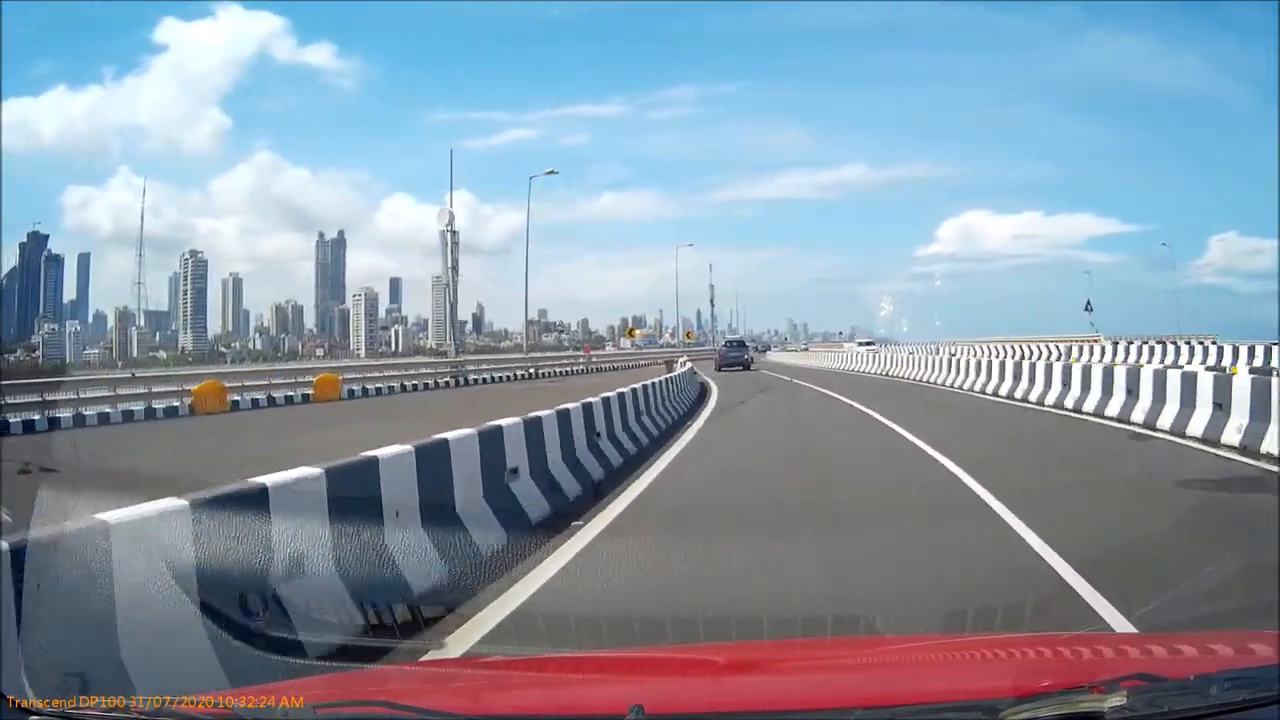
#> input picture frame 13 of new5.mp4, 1280 x 720 px, given in place of new4.mp4, which was not available
$ python lane1.py
#> lines starting #> are read from the running program, lines starting #| are printed output that depends on the picture; after the words box and inside, x2 and y2 are one past the last pixel; in counts of white or black regions, pixels touching at a corner belong together; pictures that were not available may be replaced by others from this repository, and a replacement may not be noted
import cv2
import numpy as np
import matplotlib.pyplot as plt
import math


def canny(image):
    gray = cv2.cvtColor(image, cv2.COLOR_RGB2GRAY)
    blur = cv2.GaussianBlur(gray, (5, 5), 0)
    canny = cv2.Canny(blur, 280, 20)
    return canny


def region_of_interest(image):
    height = 550
    polygons = np.array([
        [(450, 610),
         (1000, height),
         (1330, 610)]
    ])
    mask = np.zeros_like(image)
    cv2.fillPoly(mask, polygons, 255)
    masked_image = cv2.bitwise_and(image, mask)
    return masked_image


def display_lines(image, lines):
    line_image = np.zeros_like(image)
    if lines is not None:
        for line in lines:
            x1, y1, x2, y2 = line.reshape(4)
            cv2.line(line_image, (x1, y1), (x2, y2), (255, 0, 0), 10)

    return line_image


def average_slope_intercept(image, lines):
    left_fit = []
    right_fit = []
    try:
        for line in lines:
            x1, y1, x2, y2 = line.reshape(4)
            parameters = np.polyfit((x1, x2), (y1, y2), 1)
            slope = parameters[0]
            intercept = parameters[1]
            if slope < 0:
                left_fit.append((slope, intercept))
                right_fit.append((0.82578829, -80.48243243))  # 147.48243243
            else:

                right_fit.append((slope, intercept))
                left_fit.append((-6.94968944e-01, 9.01574534e+02))


        left_fit_average = np.average(left_fit, axis=0)
        right_fit_average = np.average(right_fit, axis=0)
        left_line = make_coordinates(image, left_fit_average)
        right_line = make_coordinates(image, right_fit_average)

    finally:
        pass
    return np.array([left_line, right_line])


def make_coordinates(image, line_parameters):
    try:
        slope, intercept = line_parameters
        y1 = image.shape[0]
        y2 = int(y1 * (3 / 5))
        x1 = int((y1 - intercept) / slope)
        x2 = int((y2 - intercept) / slope)
    finally:
        pass
    return np.array([x1, y1, x2, y2])


cap = cv2.VideoCapture('new4.mp4')
while (cap.isOpened()):
    _, frame = cap.read()
#> frame is the input picture: shape (720, 1280, 3); mean B, G, R 166.4, 150.9, 135.5
    canny_image = canny(frame)
#> in canny, `gray = cv2.cvtColor(image, cv2.COLOR_RGB2GRAY)`:
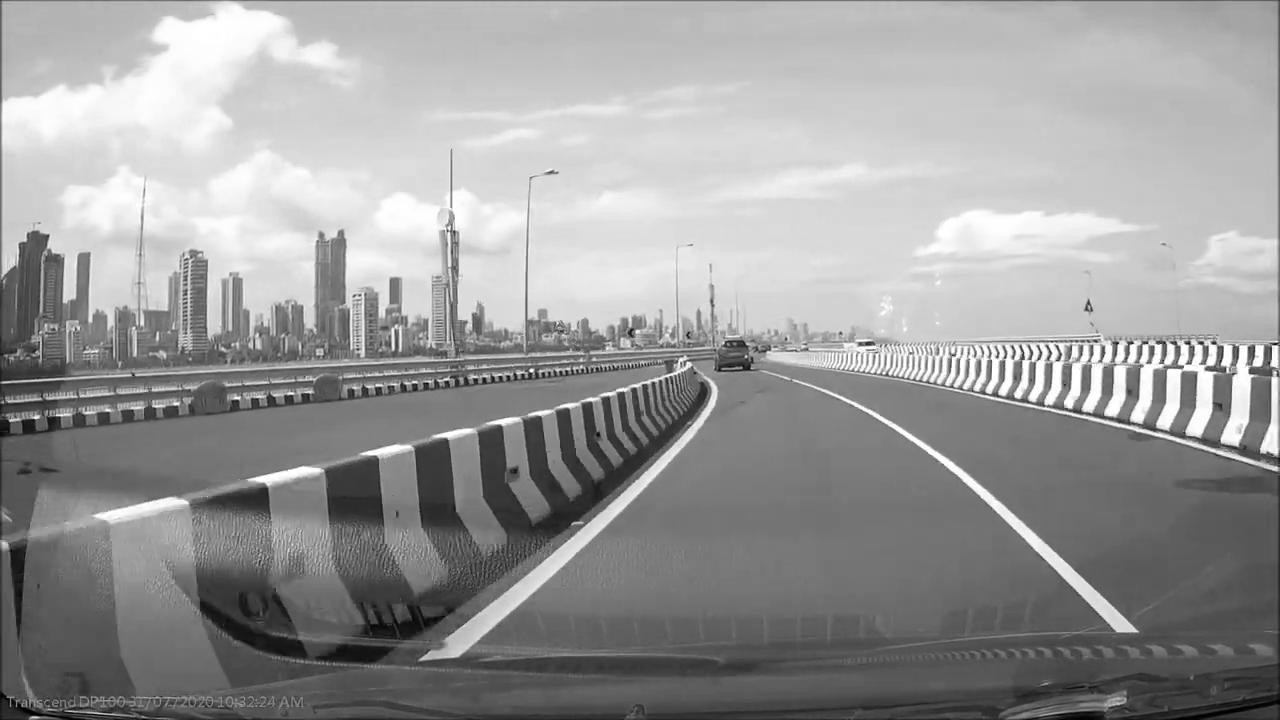
#> gray: shape (720, 1280); min 0, max 255, mean 153.8
#> in canny, `canny = cv2.Canny(blur, 280, 20)`:
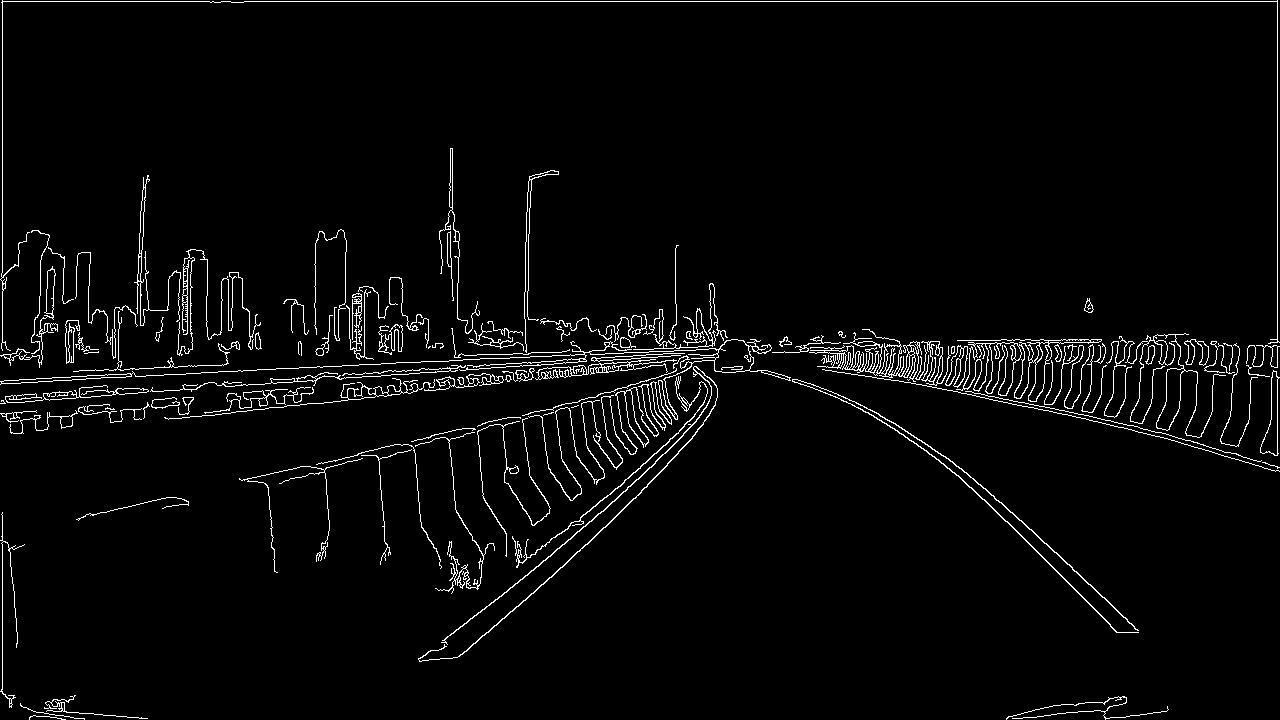
#> canny: shape (720, 1280); 3.2% white in thin lines or dots
    cropped_image = region_of_interest(canny_image)
#> in region_of_interest, `cv2.fillPoly(mask, polygons, 255)`: mask: shape (720, 1280); 2.9% white; 1 white region, box (x1, y1, x2, y2) and area: (450, 550, 1280, 611) 26960
#> in region_of_interest, `masked_image = cv2.bitwise_and(image, mask)`:
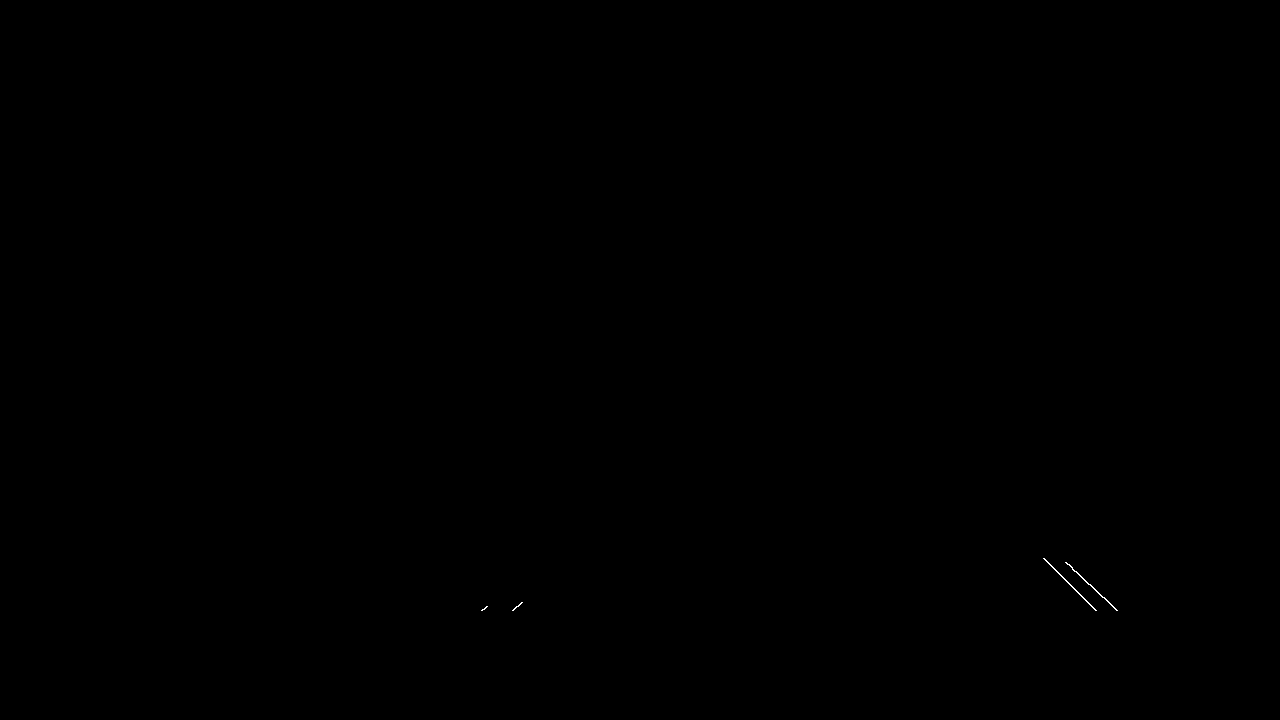
#> masked_image: shape (720, 1280); 0.03% white in thin lines or dots, all inside (x1, y1, x2, y2) = (481, 558, 1118, 611)
    try:
        lines = cv2.HoughLinesP(cropped_image, 3, np.pi / 180, 40, np.array([]), minLineLength=10, maxLineGap=100)
#> lines = [[1065, 579, 1093, 608], [1066, 562, 1116, 610], [1043, 558, 1064, 578]]
        averaged_lines = average_slope_intercept(frame, lines)
#> the loop in average_slope_intercept, `for line in lines:` made 3 passes
#> (x1, y1, x2, y2, slope, intercept) on passes 1 to 3: (1065, 579, 1093, 608, 1.04, -524), (1066, 562, 1116, 610, 0.96, -461.4), (1043, 558, 1064, 578, 0.952, -435.3)
#> after the loop in average_slope_intercept, `for line in lines:`: left_fit = [(-0.695, 901.6), (-0.695, 901.6), (-0.695, 901.6)]; right_fit = [(1.04, -524), (0.96, -461.4), (0.952, -435.3)]
#> in average_slope_intercept, `left_fit_average = np.average(left_fit, axis=0)`: left_fit_average = [-0.695, 901.6]
#> in average_slope_intercept, `right_fit_average = np.average(right_fit, axis=0)`: right_fit_average = [0.983, -473.6]
#> in make_coordinates, `slope, intercept = line_parameters`: slope = -0.695; intercept = 901.6
#> in make_coordinates, `x1 = int((y1 - intercept) / slope)`: x1 = 261
#> in make_coordinates, `x2 = int((y2 - intercept) / slope)`: x2 = 675
#> in average_slope_intercept, `left_line = make_coordinates(image, left_fit_average)`: left_line = [261, 720, 675, 432]
#> in average_slope_intercept, `right_line = make_coordinates(image, right_fit_average)`: right_line = [1214, 720, 921, 432]
#> averaged_lines = [[261, 720, 675, 432], [1214, 720, 921, 432]]
        line_image = display_lines(frame, averaged_lines)
#> the loop in display_lines, `for line in lines:` made 2 passes
        combo_image = cv2.addWeighted(frame, .8, line_image, 1, 1)
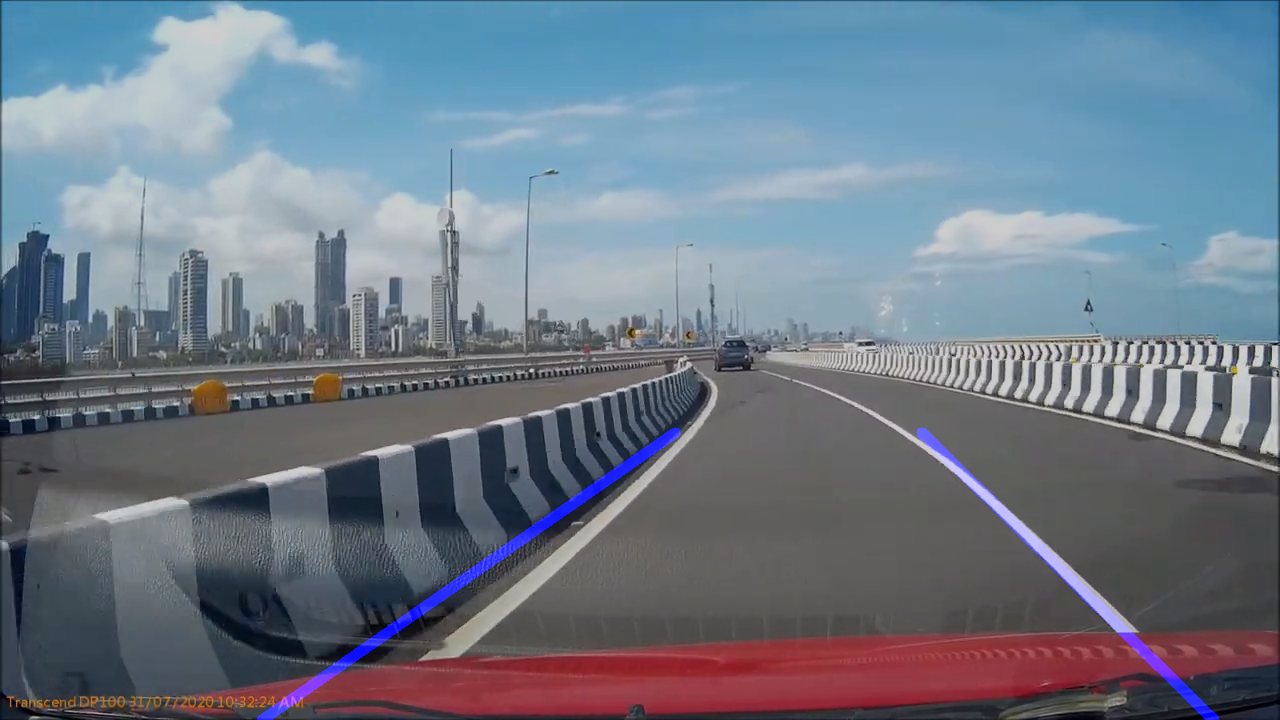
#> combo_image: shape (720, 1280, 3); mean B, G, R 136, 121.7, 109.4
    finally:
        pass

    cv2.namedWindow("preview - Final Line Detection")
    cv2.imshow("preview - Final Line Detection", combo_image)


    if cv2.waitKey(50) & 0xFF == ord('q'):
#> (key q is pressed here)
        break

cap1 = cv2.VideoCapture('new4.mp4')
#> (the run stopped early here; a loop or call above may not have finished)
